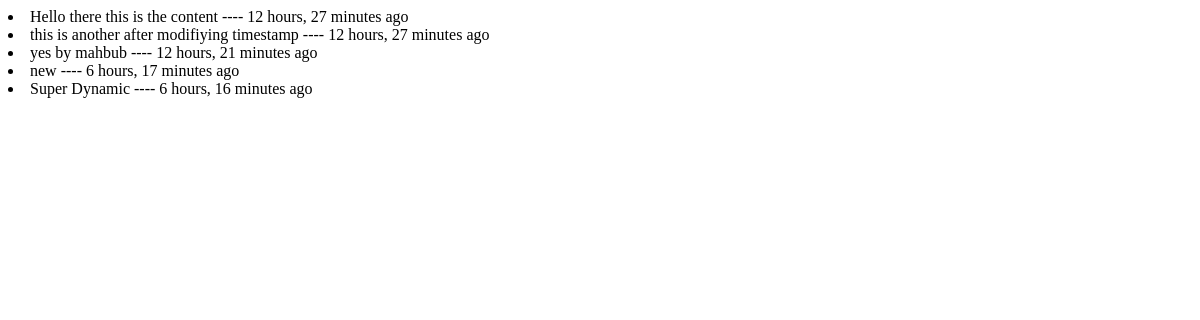
The app's page /tweet/, older data.
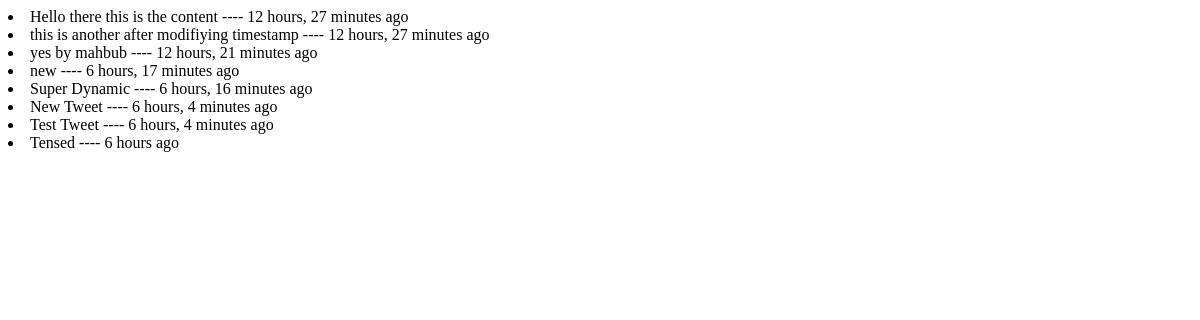
The same page, newer data.
### tweets/models.py (models this page shows, shortened)
class Tweet(models.Model):
    user = models.ForeignKey(settings.AUTH_USER_MODEL)
    content = models.CharField(max_length=140,validators=[validate_content])
    updated = models.DateTimeField(auto_now=True)
    timestamp = models.DateTimeField(auto_now_add=True)

### tweets/views.py (the view)
class TweetListView(ListView):
    template_name = 'tweets/list_view.html'
    queryset = Tweet.objects.all()

### tweets/templates/tweets/list_view.html
{% for q in object_list %}
<li> {{q.content}} ---- {{q.timestamp|timesince}} ago </li>
{% endfor %}

Row changes from the older to the newer data that the page shows:
added Tweet: content "New Tweet", timestamp "6 hours, 4 minutes"
added Tweet: content "Test Tweet", timestamp "6 hours, 4 minutes"
added Tweet: content "Tensed", timestamp "6 hours"
